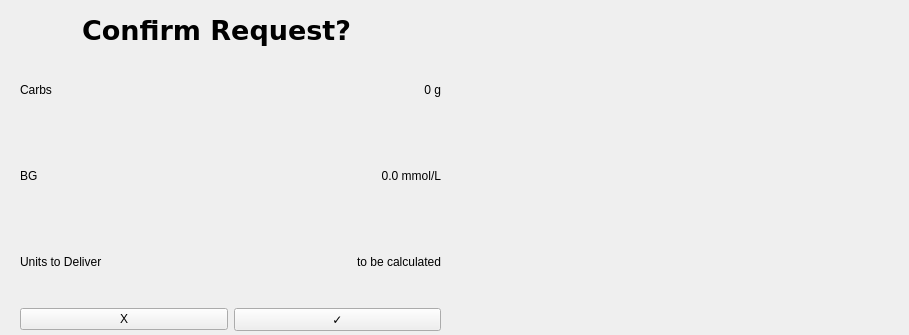
<?xml version="1.0" encoding="UTF-8"?>
<ui version="4.0">
 <class>ConfirmBolusScreen</class>
 <widget class="QWidget" name="ConfirmBolusScreen">
  <property name="geometry">
   <rect>
    <x>0</x>
    <y>0</y>
    <width>909</width>
    <height>335</height>
   </rect>
  </property>
  <property name="windowTitle">
   <string>Form</string>
  </property>
  <widget class="QLabel" name="labelTitle">
   <property name="geometry">
    <rect>
     <x>1</x>
     <y>10</y>
     <width>431</width>
     <height>41</height>
    </rect>
   </property>
   <property name="font">
    <font>
     <family>DejaVu Sans</family>
     <pointsize>20</pointsize>
     <weight>75</weight>
     <bold>true</bold>
    </font>
   </property>
   <property name="text">
    <string>Confirm Request?</string>
   </property>
   <property name="alignment">
    <set>Qt::AlignCenter</set>
   </property>
  </widget>
  <widget class="QWidget" name="gridLayoutWidget">
   <property name="geometry">
    <rect>
     <x>0</x>
     <y>50</y>
     <width>461</width>
     <height>281</height>
    </rect>
   </property>
   <layout class="QGridLayout" name="gridLayout">
    <item row="0" column="2">
     <widget class="QLabel" name="labelCarbsValue">
      <property name="text">
       <string>0 g</string>
      </property>
      <property name="alignment">
       <set>Qt::AlignRight|Qt::AlignTrailing|Qt::AlignVCenter</set>
      </property>
     </widget>
    </item>
    <item row="0" column="0" rowspan="3">
     <spacer name="verticalSpacer">
      <property name="orientation">
       <enum>Qt::Vertical</enum>
      </property>
      <property name="sizeHint" stdset="0">
       <size>
        <width>20</width>
        <height>40</height>
       </size>
      </property>
     </spacer>
    </item>
    <item row="0" column="3" rowspan="3">
     <spacer name="verticalSpacer_2">
      <property name="orientation">
       <enum>Qt::Vertical</enum>
      </property>
      <property name="sizeHint" stdset="0">
       <size>
        <width>20</width>
        <height>40</height>
       </size>
      </property>
     </spacer>
    </item>
    <item row="1" column="1">
     <widget class="QLabel" name="label_4">
      <property name="text">
       <string>BG</string>
      </property>
     </widget>
    </item>
    <item row="0" column="1">
     <widget class="QLabel" name="label_2">
      <property name="text">
       <string>Carbs</string>
      </property>
     </widget>
    </item>
    <item row="2" column="1">
     <widget class="QLabel" name="label_6">
      <property name="text">
       <string>Units to Deliver</string>
      </property>
     </widget>
    </item>
    <item row="2" column="2">
     <widget class="QLabel" name="labelUnitsToDeliver">
      <property name="text">
       <string>to be calculated</string>
      </property>
      <property name="alignment">
       <set>Qt::AlignRight|Qt::AlignTrailing|Qt::AlignVCenter</set>
      </property>
     </widget>
    </item>
    <item row="3" column="1">
     <widget class="QPushButton" name="cancelButton">
      <property name="text">
       <string>X</string>
      </property>
     </widget>
    </item>
    <item row="3" column="2">
     <widget class="QPushButton" name="confirmButton">
      <property name="text">
       <string>✓</string>
      </property>
     </widget>
    </item>
    <item row="1" column="2">
     <widget class="QLabel" name="labelBGValue">
      <property name="text">
       <string>0.0 mmol/L</string>
      </property>
      <property name="alignment">
       <set>Qt::AlignRight|Qt::AlignTrailing|Qt::AlignVCenter</set>
      </property>
     </widget>
    </item>
   </layout>
  </widget>
 </widget>
 <resources/>
 <connections/>
</ui>
